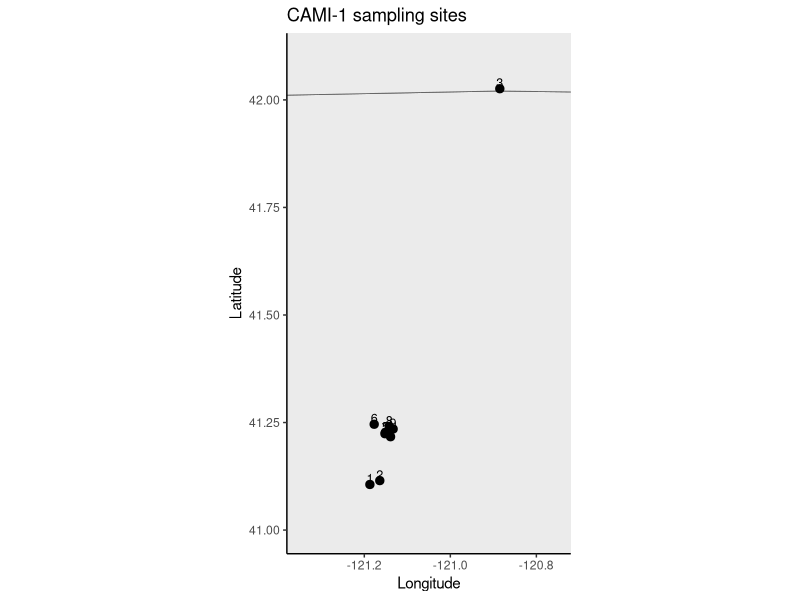
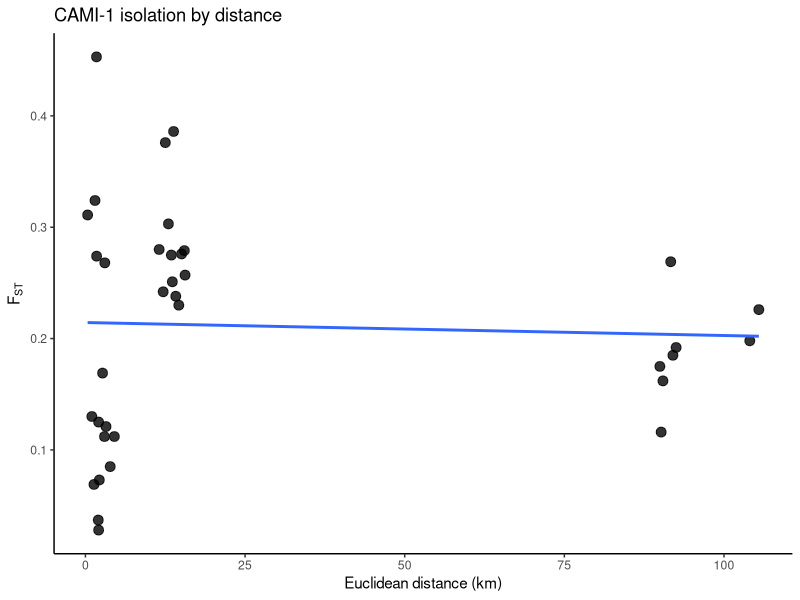

The R script that drew these images, in order: (Note: this script raises an error after producing the figures.)
# -----------------------------
# CAMI-1 Modoc sucker
# Catostomus microps
# site coordinates + FST matrix + IBD plot
# -----------------------------

library(ggplot2)
library(geosphere)
library(maps)

save_dir <- "/Users/johnmccall/Library/CloudStorage/OneDrive-TheOhioStateUniversity/Spring_2026/Landgen_DGS/DGS-Patterns-of-Fish-Diversity/DGS-Patterns-of-Fish-Diversity/Objective 2/Data/CAMI-1"

# -----------------------------
# 0) site coordinates
# best-available coordinates inferred from Figure 2 + named streams
# original sample order from paper:
# 1 Dutch Flat
# 2 Johnson
# 3 Thomas
# 4 Coffee Mill
# 5 Garden Gulch
# 6 Hulbert
# 7 Turner-mid_a
# 8 Turner-upp
# 9 Washington
# -----------------------------
CAMI_1_coords <- data.frame(
  site = as.character(1:9),
  #site_name = c("Dutch Flat", "Johnson", "Thomas", "Coffee Mill", "Garden Gulch", "Hulbert", "Turner-mid_a", "Turner-upp", "Washington"),
  lat = c(41.106, 41.115, 42.026, 41.217, 41.227, 41.246, 41.224, 41.241, 41.235),
  lon = c(-121.187, -121.164, -120.885, -121.139, -121.151, -121.177, -121.152, -121.142, -121.133),
  stringsAsFactors = FALSE
)

# -----------------------------
# 1) map of sampling locations
# -----------------------------
states_map <- map_data("state")
ca_or_map <- subset(states_map, region %in% c("california", "oregon"))

map_xlim <- c(-121.35, -120.75)
map_ylim <- c(41.00, 42.10)

ggplot() +
  geom_polygon(
    data = ca_or_map,
    aes(x = long, y = lat, group = group),
    fill = "grey92", color = "grey40", linewidth = 0.3
  ) +
  geom_point(
    data = CAMI_1_coords,
    aes(x = lon, y = lat),
    size = 2.5
  ) +
  geom_text(
    data = CAMI_1_coords,
    aes(x = lon, y = lat, label = site),
    nudge_y = 0.015,
    size = 3.2
  ) +
  coord_fixed(xlim = map_xlim, ylim = map_ylim) +
  theme_classic() +
  labs(
    x = "Longitude",
    y = "Latitude",
    title = "CAMI-1 sampling sites"
  )

# -----------------------------
# 2) geographic distance matrix
# straight-line distance in km
# -----------------------------
geo_dist_km <- geosphere::distm(
  as.matrix(CAMI_1_coords[, c("lon", "lat")]),
  fun = geosphere::distHaversine
) / 1000

rownames(geo_dist_km) <- CAMI_1_coords$site
colnames(geo_dist_km) <- CAMI_1_coords$site

# -----------------------------
# 3) pairwise FST matrix
# Appendix S1; above-diagonal FST values
# sample 10 was reassigned genetically to Sacramento sucker,
# so CAMI-1 uses samples 1-9 only
# -----------------------------
CAMI_1_fst <- matrix(c(
  0.000, 0.073, 0.226, 0.303, 0.386, 0.257, 0.275, 0.279, 0.276,
  0.073, 0.000, 0.198, 0.280, 0.376, 0.230, 0.242, 0.238, 0.251,
  0.226, 0.198, 0.000, 0.192, 0.269, 0.116, 0.185, 0.175, 0.162,
  0.303, 0.280, 0.192, 0.000, 0.324, 0.112, 0.069, 0.169, 0.028,
  0.386, 0.376, 0.269, 0.324, 0.000, 0.268, 0.311, 0.453, 0.274,
  0.257, 0.230, 0.116, 0.112, 0.268, 0.000, 0.121, 0.112, 0.085,
  0.275, 0.242, 0.185, 0.069, 0.311, 0.121, 0.000, 0.125, 0.037,
  0.279, 0.238, 0.175, 0.169, 0.453, 0.112, 0.125, 0.000, 0.130,
  0.276, 0.251, 0.162, 0.028, 0.274, 0.085, 0.037, 0.130, 0.000
), nrow = 9, byrow = TRUE)

rownames(CAMI_1_fst) <- colnames(CAMI_1_fst) <- CAMI_1_coords$site
CAMI_1_fst[CAMI_1_fst < 0] <- 0
diag(CAMI_1_fst) <- 0

# -----------------------------
# 4) pairwise dataframe for IBD plot
# -----------------------------
ibd_df <- data.frame(
  site1   = rownames(CAMI_1_fst)[row(CAMI_1_fst)[upper.tri(CAMI_1_fst)]],
  site2   = colnames(CAMI_1_fst)[col(CAMI_1_fst)[upper.tri(CAMI_1_fst)]],
  fst     = CAMI_1_fst[upper.tri(CAMI_1_fst)],
  dist_km = geo_dist_km[upper.tri(geo_dist_km)]
)

# -----------------------------
# 5) IBD plot
# -----------------------------
ggplot(ibd_df, aes(x = dist_km, y = fst)) +
  geom_point(size = 3, alpha = 0.8) +
  geom_smooth(method = "lm", se = FALSE) +
  theme_classic() +
  labs(
    x = "Euclidean distance (km)",
    y = expression(F[ST]),
    title = "CAMI-1 isolation by distance"
  )

# -----------------------------
# 6) quick checks
# -----------------------------
stopifnot(identical(rownames(CAMI_1_fst), CAMI_1_coords$site))
stopifnot(identical(colnames(CAMI_1_fst), CAMI_1_coords$site))
stopifnot(isTRUE(all.equal(CAMI_1_fst, t(CAMI_1_fst))))

# -----------------------------
# 7) save RData
# -----------------------------
out_dir <- file.path(save_dir, "data")

if (!dir.exists(out_dir)) {
  dir.create(out_dir, recursive = TRUE)
}

save(
  CAMI_1_fst,
  CAMI_1_coords,
  file = file.path(out_dir, "CAMI-1.RData")
)
